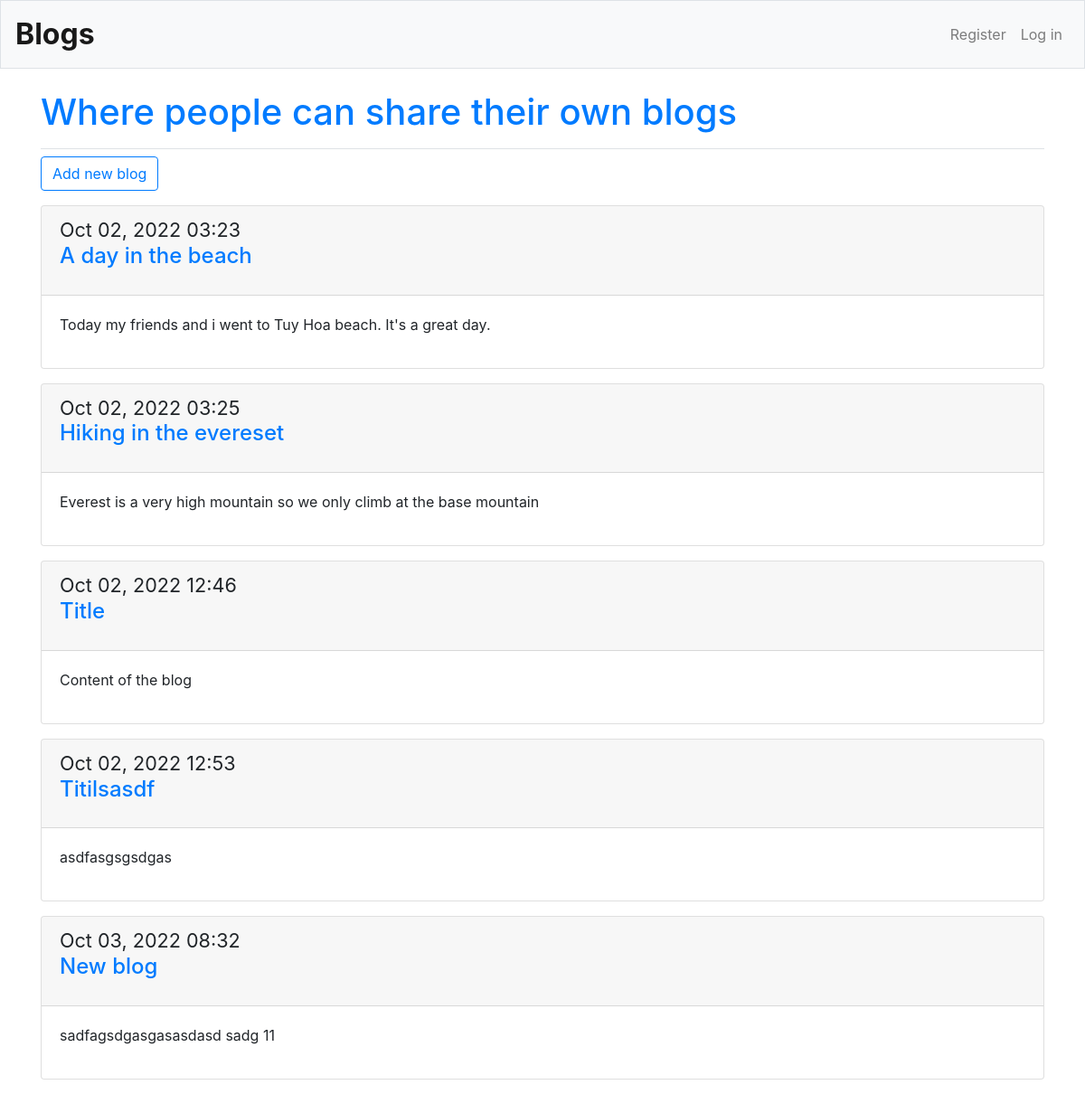
The app's page /, older data.
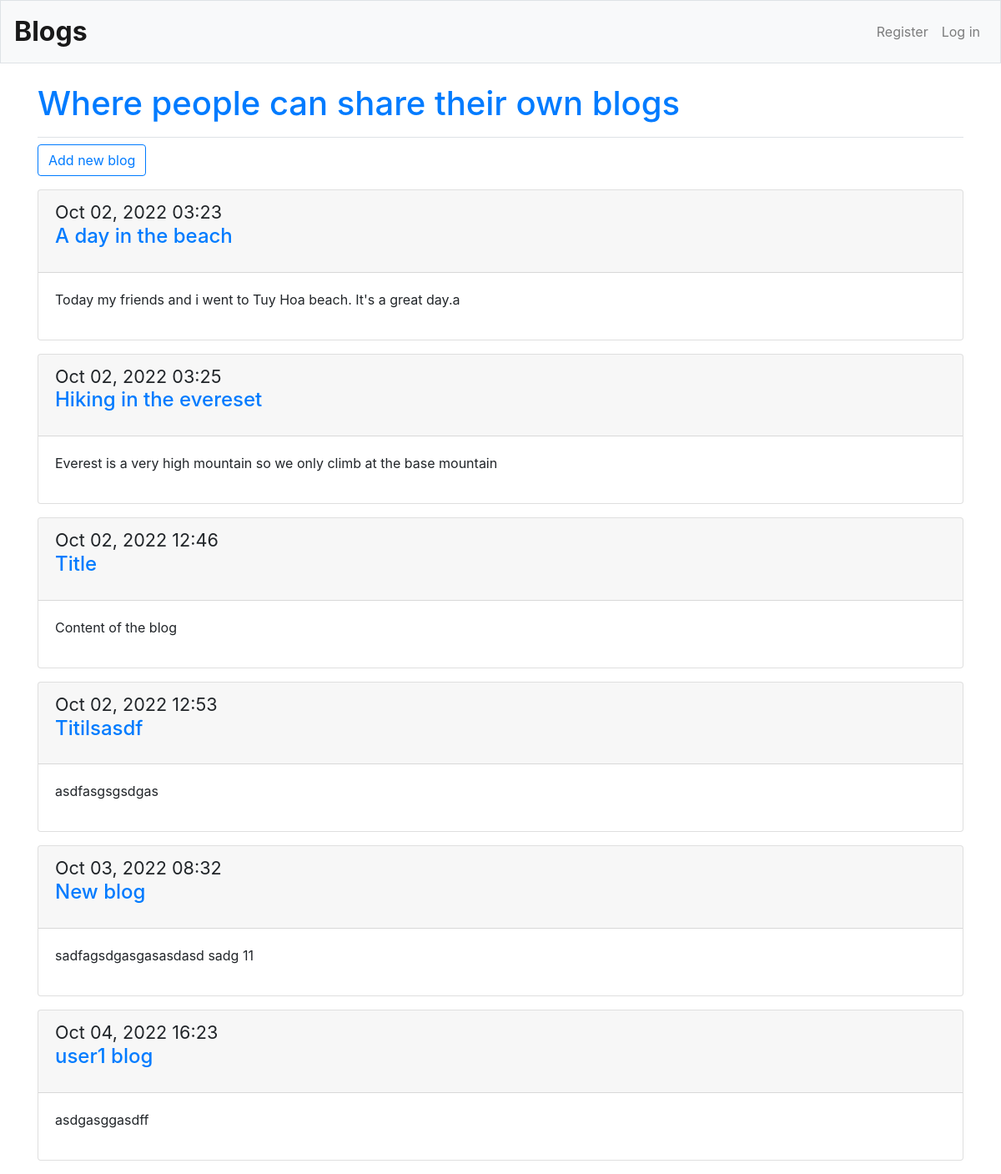
The same page, newer data.
### blogs/models.py (models this page shows, shortened)
class BlogPost(models.Model):
	title= models.CharField(max_length = 300)
	text = models.TextField()
	date_added = models.DateTimeField(auto_now_add= True)
	owner = models.ForeignKey(User, on_delete = models.CASCADE)

### blogs/views.py (the view)
# urls.py: path("", views.index , name = "index"),
def index(request):
	blogs = BlogPost.objects.order_by("date_added")
	context = {"blogs": blogs}
	return render(request, "blogs/index.html", context)

### blogs/templates/blogs/index.html (shortened to what this page needs)
{% extends "blogs/base.html" %}
{% block page_header %}
	<h1 class="text-primary">Where people can share their own blogs</h1>
{% endblock page_header %}
{% block content %}
	<p>
		<a class="btn btn-outline-primary" href="{% url 'blogs:new_blog' %}">Add new blog</a>
	</p>
		{% for blog in blogs %}
			<div class="card mb-3">
				<h4 class="card-header">
					<small style="font-size: 90%">{{ blog.date_added|date:'M d, Y H:i' }}</small>
					<div class="d-flex justify-content-between">
					<p class="text-primary ">{{ blog.title }}</p>
					</div>
				</h4>
				<div class="card-body">
					{{ blog.text|linebreaks }}
				</div>
			</div>
		{% empty %}
			<p>There's no blogs yet.</p>
		{% endfor %}
{% endblock content %}

Row changes from the older to the newer data that the page shows:
changed BlogPost "A day in the beach": text "Today my friends and i went to Tuy Hoa beach. It's a great day." → "Today my friends and i went to Tuy Hoa beach. It's a great day.a"
added BlogPost: date_added "Oct 04, 2022 16:23", title "user1 blog", text "asdgasggasdff"
